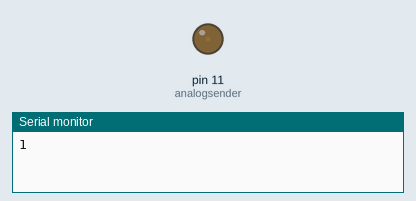
This sketch was run on a simulated Arduino Uno, built with avr-gcc and run on an emulated ATmega328P. On the bench: output pins drawn as LEDs (lit = HIGH), the last lines printed to the serial monitor.

Above: at 0.05 s.
At 9.56 s:
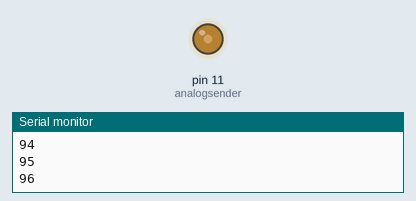
At 19.98 s:
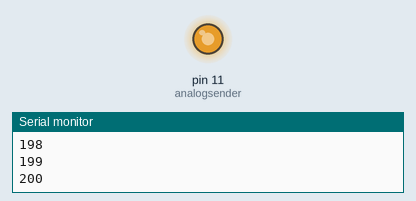
At 39.93 s:
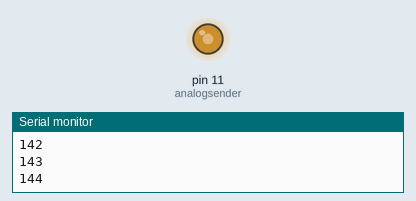
Timing chart, 0 to 40.0 s (numbered marks = the images above):
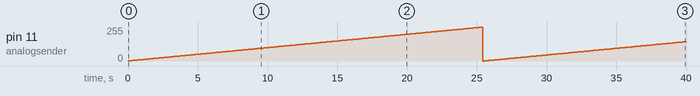

The sketch:

pwmsender.ino
```cpp
int analogsender = 11;
int val = 0;


void setup() {
  pinMode (analogsender,OUTPUT);
  Serial.begin(9600);


}

void loop() {
  val++;
  if(val>=255){
    val=0;
  }
  Serial.println(val);
  analogWrite(analogsender,val);
  delay (100);

}
```

Measured:
- by itself, pin 11 (analogsender): 0/255 → 1/255 at 0.00 s, → 2/255 0.10 s later, → 3/255 0.10 s later, → 4/255 0.10 s later, … (400 changes in this stretch)
